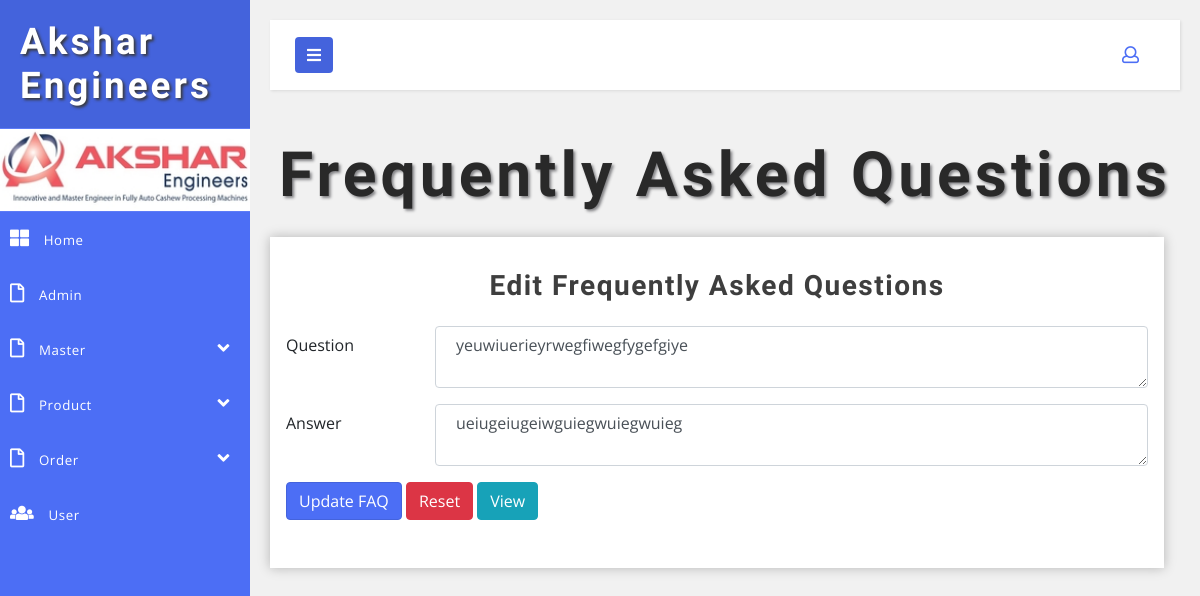
The app's page /admin/edit-faq.php?editid=1 with its own data.
### tables this page shows
CREATE TABLE IF NOT EXISTS `tbl_faq` (
  `faq_id` int(11) NOT NULL,
  `faq_question` varchar(30) NOT NULL,
  `faq_answer` varchar(30) NOT NULL
);

### admin/edit-faq.php (the view, shortened to what this page needs)
<?php
require './class/atclass.php';
$editid = $_GET['editid'];
$q = mysqli_query($connection, "select * from tbl_faq where faq_id='{$editid}'") or die(mysqli_error($connection));
$qrow = mysqli_fetch_array($q);
?>
<!DOCTYPE html>
<html lang="en">
    <head>
        <link href="css/bootstrap.css" rel="stylesheet" type="text/css" media="all" />
        <link href="css/style.css" rel="stylesheet" type="text/css" media="all" />
        <link rel="stylesheet" href="css/style4.css">
        <link href="css/fontawesome-all.css" rel="stylesheet">
    </head>
    <body>
        <div class="wrapper">
<?php
include './themepart/sidebar.php';
?>
            <div id="content">
<?php
include './themepart/menubar.php';
?>
                <h2 class="main-title-w3layouts mb-2 text-center"> Frequently Asked Questions </h2>
                <section class="forms-section">
                    <div class="container-fluid">
                        <div class="row">
                            <div class="outer-w3-agile col-xl mt-3 mr-xl-3">
                                <h4 class="tittle-w3-agileits mb-4"> Edit Frequently Asked Questions </h4>
                                <form   method="post" enctype="multipart/form-data">
                                   <div class="form-group row">
                                        <label for="inputEmail3" class="col-sm-2 col-form-label"> Question </label>
                                        <div class="col-sm-10">
                                            <textarea class="form-control" name="faq_question"  placeholder="Enter Question" required=""> <?php echo $qrow['faq_question'] ?> </textarea>
                                        </div>
                                    </div>
                                    <div class="form-group row">
                                        <label for="inputEmail3" class="col-sm-2 col-form-label"> Answer </label>
                                        <div class="col-sm-10">
                                            <textarea class="form-control" name="faq_answer"  placeholder="Enter Answer" required=""> <?php echo $qrow['faq_answer'] ?> </textarea>
                                        </div>
                                    </div>
                                    <div class="form-group row">
                                        <div class="col-sm-10">
                                            <button type="submit" class="btn btn-primary"> Update FAQ</button>
                                            <button type="reset" class="btn btn-danger"> Reset</button>
                                            <button type="button" onclick="window.location='display-faq.php'" class="btn btn-info"> View </button>
                                        </div>
                                    </div>
                                </form>
                            </div>
                        </div>
                    </div>
                </section>
            </div>
        </div>
    </body>
</html>

### admin/css/style.css (style rules this page uses)
html, body { margin: 0; font-size: 100%; font-family: 'Open Sans', sans-serif; background: #fff; }
input[type="button"], button[type="submit"] { transition: 0.5s all; -webkit-transition: 0.5s all; -moz-transition: 0.5s all; -o-transition: 0.5s all; -ms-transition: 0.5s all; }
h1, h2, h3, h4, h5, h6 { margin: 0; font-family: 'Poiret One', cursive; font-weight: 700; }
label { margin: 0; }
.outer-w3-agile { padding: 2em 1em; -webkit-box-shadow: 0px 0px 11px 0px rgba(0, 0, 0, 0.25); -moz-box-shadow: 0px 0px 11px 0px rgba(0, 0, 0, 0.25); box-shadow: 0px 0px 11px 0px rgba(0, 0, 0, 0.25); background: #fff; }
h2.main-title-w3layouts { font-size: 3.9em; letter-spacing: 4px; color: #292929; text-shadow: 2px 2px 3px #838386; text-transform: capitalize; }
h4.tittle-w3-agileits { font-size: 2em; letter-spacing: 1.5px; font-weight: 600; color: #3e3e3e; text-align: center; }
.btn-primary { color: #fff; background-color: #4c6ef5; border-color: #4463dc; }
@media (max-width:1280px) { h4.tittle-w3-agileits { font-size: 1.75em; } }

### admin/css/style4.css (style rules this page uses)
body { font-family: 'Open Sans', sans-serif; background: #f1f1f1; }
.wrapper { display: flex; align-items: stretch; }
#content { padding: 20px; min-height: 100vh; transition: all 0.3s; overflow: hidden; width: 100%; }

### records on screen
tbl_faq: faq_question "yeuwiuerieyrwegfiwegfygefgiye", faq_answer "ueiugeiugeiwguiegwuiegwuieg"
